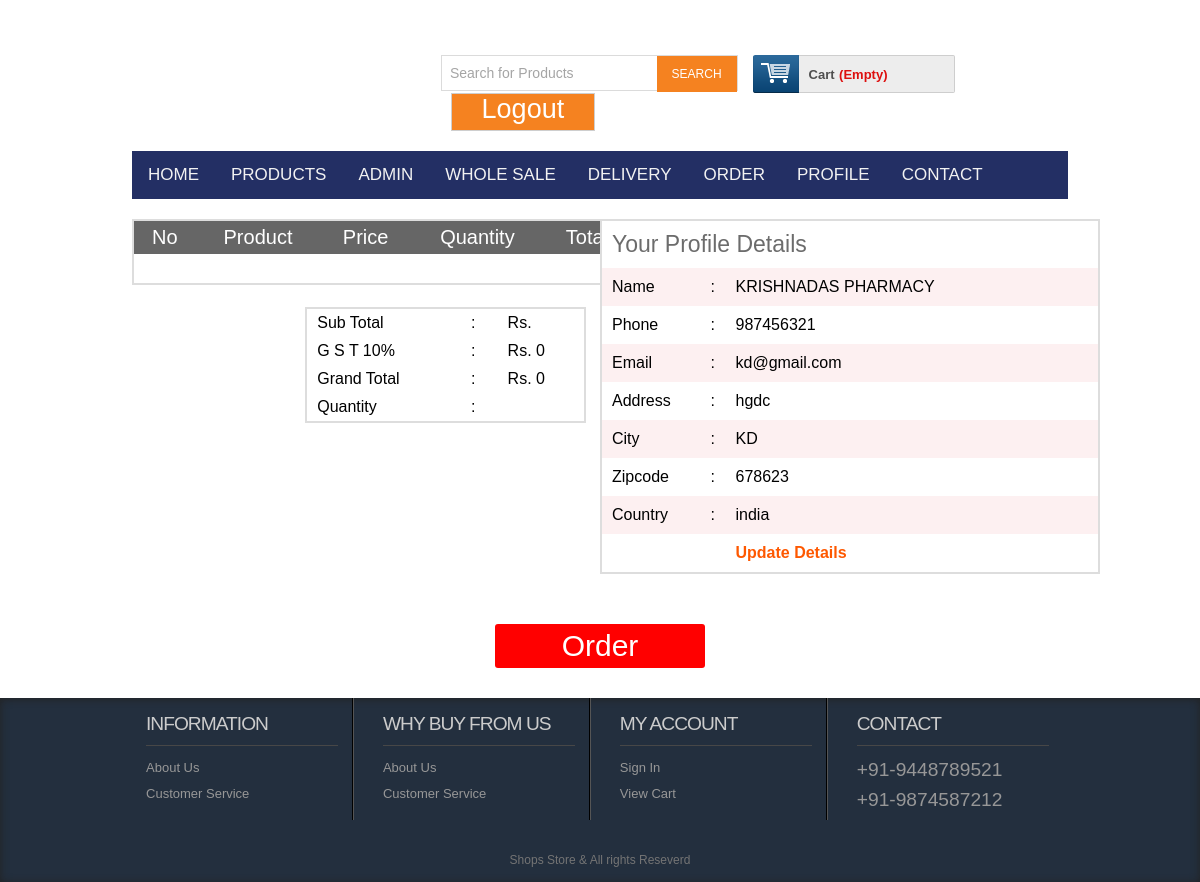
Screenshot of /apps/paymentoffline.php (signed in) with the database file from the repository.
### tables this page shows
CREATE TABLE `tbl_customer` (
  `id` int(11) NOT NULL,
  `name` varchar(255) NOT NULL,
  `address` text NOT NULL,
  `city` varchar(30) NOT NULL,
  `country` varchar(30) NOT NULL,
  `zip` varchar(30) NOT NULL,
  `phone` varchar(30) NOT NULL,
  `email` varchar(255) NOT NULL,
  `pass` varchar(32) NOT NULL
);

### apps/classess/Customer.php (called while the page is built, shortened)
<?php
$filepath = realpath(dirname(__FILE__));
include_once ($filepath.'/../lib/Database.php');
?>
<?php
class Customer{
private $db;
	public function __construct()
	{
		$this->db = new Database();
	}
public function getCustomerData($id){
	$query = "SELECT * FROM tbl_customer WHERE id = '$id'";
		$result = $this->db->select($query);
		return $result;
}
}
?>

### apps/lib/Database.php (called while the page is built, shortened)
<?php
Class Database{
 public $host   = DB_HOST;
 public $user   = DB_USER;
 public $pass   = DB_PASS;
 public $dbname = DB_NAME;
 public $link;
private function connectDB(){
 $this->link = new mysqli($this->host, $this->user, $this->pass,
  $this->dbname);
 }
public function select($query){
  $result = $this->link->query($query) or
   die($this->link->error.__LINE__);
  if($result->num_rows > 0){
    return $result;
  } else {
    return false;
  }
 }
}

### apps/lib/Session.php (called while the page is built, shortened)
<?php
class Session{
 public static function get($key){
  if (isset($_SESSION[$key])) {
   return $_SESSION[$key];
  } else {
   return false;
  }
 }
}
?>

### apps/paymentoffline.php (the view, shortened to what this page needs)
<?php include 'inc/header.php';?>
 <div class="main">
    <div class="content">
    	<div class="section group">
    	<div class="division">
            <table class="tblone">
                            <tr>
                                <th>No</th>
                                <th>Product</th>
                                <th>Price</th>
                                <th>Quantity</th>
                                <th>Total</th>
                            </tr>
                            <tr>
                        </table>
                        <table class="tbltwo">
                            <tr>
                                <td>Sub Total</td>
                                <td>:</td>
                                <td>Rs. <?php echo $sum; ?></td>
                            </tr>
                            <tr>
                                <td>G S T 10% </td>
                                <td>:</td>
                                <td>Rs. <?php echo $gst = $sum * 0.1; ?></td>
                            </tr>
                            <tr>
                                <td>Grand Total</td>
                                <td>:</td>
                                <td>Rs.
                                    <?php
                                    $gst = $sum * 0.1;
                                    $gtotal = $sum + $gst;
                                    echo $gtotal;
                                     ?>
                                </td>
                            </tr>
                             <tr>
                                <td>Quantity</td>
                                <td>:</td>
                                <td><?php echo $qty; ?></td>
                            </tr>
                       </table>
        </div>
        <div class="division">
            <?php
            $id = Session::get("cmrId");
            $getdata = $cmr->getCustomerData($id);
            if ($getdata) {
                while ($result = $getdata->fetch_assoc()) {
             ?>
                <table class="tblone">
                    <tr>
                        <td colspan="3"><h2>Your Profile Details</h2></td>
                    </tr>
                    <tr>
                        <td width="20%">Name</td>
                        <td width="5%">:</td>
                        <td><?php echo $result['name'];?></td>
                    </tr>
                    <tr>
                        <td>Phone</td>
                        <td>:</td>
                        <td><?php echo $result['phone'];?></td>
                    </tr>
                    <tr>
                        <td>Email</td>
                        <td>:</td>
                        <td><?php echo $result['email'];?></td>
                    </tr>
                    <tr>
                        <td>Address</td>
                        <td>:</td>
                        <td><?php echo $result['address'];?></td>
                    </tr>
                    <tr>
                        <td>City</td>
                        <td>:</td>
                        <td><?php echo $result['city'];?></td>
                    </tr>
                    <tr>
                        <td>Zipcode</td>
                        <td>:</td>
                        <td><?php echo $result['zip'];?></td>
                    </tr>
                    <tr>
                        <td>Country</td>
                        <td>:</td>
                        <td><?php echo $result['country'];?></td>
                    </tr>
                    <tr>
                        <td></td>
                        <td></td>
                        <td><a href="editprofile.php">Update Details</a></td>
                    </tr>
                </table>
            <?php }} ?>
        </div>
 		</div>
 	</div>
    <div class="ordernow"><a href="?orderid=Order">Order</a></div>
	</div>
  <?php include 'inc/footer.php';?>

### apps/css/newstyle.css (style rules this page uses)
html,body,div,span,applet,object,iframe,h1,h2,h3,h4,h5,h6,p,blockquote,pre,a,abbr,acronym,address,big,cite,code,del,dfn,em,img,ins,kbd,q,s,samp,small,strike,strong,sub,sup,tt,var,b,u,i,dl,dt,dd,ol,nav ul,nav li,fieldset,form,label,legend,table,caption,tbody,tfoot,thead,tr,th,td,article,aside,canvas,details,embed,figure,figcaption,footer,header,hgroup,menu,nav,output,ruby,section,summary,time,mark,audio,video { margin:0;padding:0;border:0;font-size:100%;font:inherit;vertical-align:baseline; }
table { border-collapse:collapse;border-spacing:0; }
a { text-decoration:none; }
body { font-family:Arial, Helvetica, sans-serif; background:url(../images/body_bg.jpg); }
.section { clear: both; padding: 0px; margin: 0px; }
.group:before, .group:after { content:""; display:table; }
.group:after { clear:both; }
.group { zoom:1; }
.content { padding:20px 0; background:#FFF; }
.content h2 { font-size:23px; color:#6C6C6C; font-family: 'Monda', sans-serif; }
.tblone { border: 1px solid #fff; margin-bottom: 12px; width: 100%; }
.tblone th { background: #666 none repeat scroll 0 0; color: #fff; font-size: 20px; padding: 5px 8px; text-align: center; }
.tblone td { padding:10px;text-align:center; }
table.tblone tr:nth-child(2n+1) { background:#fff;height:30px; }
table.tblone tr:nth-child(2n) { background:#fdf0f1;height:30px; }
table.tblone a { color: #fe5800; font-weight: bold; text-decoration: none; }

### apps/css/tougle.css (style rules this page uses)
body { margin: 0; font-family: Arial, Helvetica, sans-serif; }

### apps/paymentoffline.php (style rules this page uses)
.division { width: 50%;float: left; }
.tblone { width: 500px;margin: 0 auto;border: 2px solid #ddd;margin-bottom: 10px; }
.tblone tr td { text-align: justify; }
.tbltwo { float: right;text-align: left;width: 60%;border: 2px solid #ddd;margin-right: 14px;margin-top: 12px; }
.tbltwo tr td { text-align: justify;padding: 5px 10px; }
.ordernow { padding-bottom: 30px; }
.ordernow a { width: 200px;margin: 20px auto 0;text-align: center;padding: 5px;font-size: 30px;display: block;background: #ff0000;color: #fff;border-radius: 3px; }

### rows the page displays
tbl_customer: name "KRISHNADAS PHARMACY", phone "987456321", email "kd@gmail.com", address "hgdc", city "KD", zip "678623", country "india"

### other values shown
$gst = $sum * 0.1 "0"
$gtotal "0"
